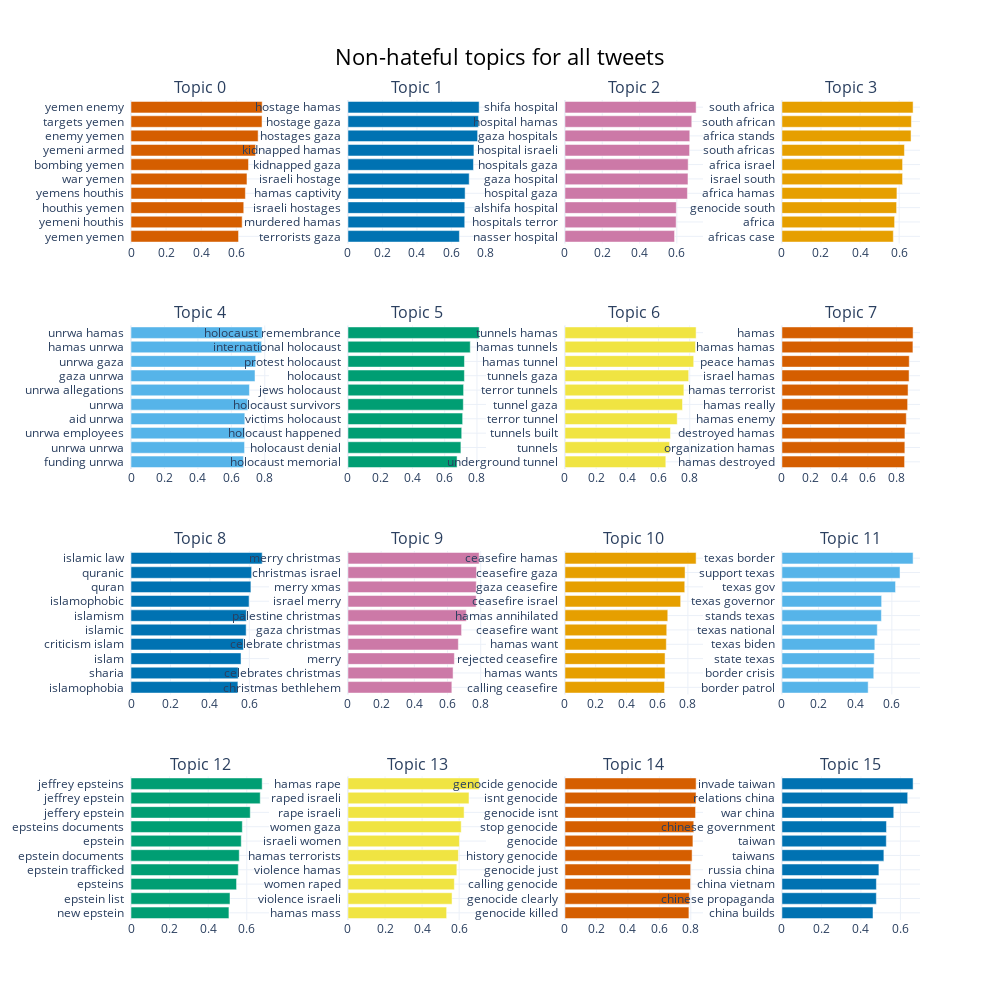

The cell this chart's notebook holds for it:
### Markdown cell above
For our last step, let's borrow some topic modelling from the previous notebook and check what's difference between topics than are discussed within hateful tweets and non-hateful tweets

### Code cell
df_nonhate= df[df["hate_all"]==0]
topic_model, topics, probs = bertopic_topic_modelling(df_nonhate.tweets.values)

### Figure 1 — Plotly figure (JSON) as saved in the notebook; plotly's stock layout.template omitted (floating-point values rounded to 4 significant figures)
{"data": [{"marker": {"color": "#D55E00"}, "orientation": "h", "type": "bar", "x": [0.6127, 0.6334, 0.6424, 0.6518, 0.6608, 0.6695, 0.7094, 0.7244, 0.7466, 0.7474], "xaxis": "x", "y": ["yemen yemen  ", "yemeni houthis  ", "houthis yemen  ", "yemens houthis  ", "war yemen  ", "bombing yemen  ", "yemeni armed  ", "enemy yemen  ", "targets yemen  ", "yemen enemy  "], "yaxis": "y"}, {"marker": {"color": "#0072B2"}, "orientation": "h", "type": "bar", "x": [0.6463, 0.6772, 0.6775, 0.6794, 0.7031, 0.7278, 0.7306, 0.7519, 0.7567, 0.7608], "xaxis": "x2", "y": ["terrorists gaza  ", "murdered hamas  ", "israeli hostages  ", "hamas captivity  ", "israeli hostage  ", "kidnapped gaza  ", "kidnapped hamas  ", "hostages gaza  ", "hostage gaza  ", "hostage hamas  "], "yaxis": "y2"}, {"marker": {"color": "#CC79A7"}, "orientation": "h", "type": "bar", "x": [0.5878, 0.5964, 0.5972, 0.6568, 0.6598, 0.6608, 0.6684, 0.6695, 0.6802, 0.7035], "xaxis": "x3", "y": ["nasser hospital  ", "hospitals terror  ", "alshifa hospital  ", "hospital gaza  ", "gaza hospital  ", "hospitals gaza  ", "hospital israeli  ", "gaza hospitals  ", "hospital hamas  ", "shifa hospital  "], "yaxis": "y3"}, {"marker": {"color": "#E69F00"}, "orientation": "h", "type": "bar", "x": [0.5702, 0.5768, 0.587, 0.5886, 0.6176, 0.6176, 0.6271, 0.6609, 0.6627, 0.6714], "xaxis": "x4", "y": ["africas case  ", "africa  ", "genocide south  ", "africa hamas  ", "israel south  ", "africa israel  ", "south africas  ", "africa stands  ", "south african  ", "south africa  "], "yaxis": "y4"}, {"marker": {"color": "#56B4E9"}, "orientation": "h", "type": "bar", "x": [0.6722, 0.679, 0.68, 0.6806, 0.6983, 0.7081, 0.7416, 0.7455, 0.781, 0.7843], "xaxis": "x5", "y": ["funding unrwa  ", "unrwa unrwa  ", "unrwa employees  ", "aid unrwa  ", "unrwa  ", "unrwa allegations  ", "gaza unrwa  ", "unrwa gaza  ", "hamas unrwa  ", "unrwa hamas  "], "yaxis": "y5"}, {"marker": {"color": "#009E73"}, "orientation": "h", "type": "bar", "x": [0.6767, 0.7004, 0.7055, 0.7113, 0.7154, 0.7172, 0.7222, 0.7225, 0.7585, 0.8136], "xaxis": "x6", "y": ["holocaust memorial  ", "holocaust denial  ", "holocaust happened  ", "victims holocaust  ", "holocaust survivors  ", "jews holocaust  ", "holocaust  ", "protest holocaust  ", "international holocaust  ", "holocaust remembrance  "], "yaxis": "y6"}, {"marker": {"color": "#F0E442"}, "orientation": "h", "type": "bar", "x": [0.6467, 0.6711, 0.6766, 0.72, 0.7538, 0.7627, 0.7934, 0.8256, 0.8373, 0.8411], "xaxis": "x7", "y": ["underground tunnel  ", "tunnels  ", "tunnels built  ", "terror tunnel  ", "tunnel gaza  ", "terror tunnels  ", "tunnels gaza  ", "hamas tunnel  ", "hamas tunnels  ", "tunnels hamas  "], "yaxis": "y7"}, {"marker": {"color": "#D55E00"}, "orientation": "h", "type": "bar", "x": [0.8564, 0.8583, 0.8589, 0.8683, 0.8776, 0.8807, 0.8878, 0.889, 0.9146, 0.9159], "xaxis": "x8", "y": ["hamas destroyed  ", "organization hamas  ", "destroyed hamas  ", "hamas enemy  ", "hamas really  ", "hamas terrorist  ", "israel hamas  ", "peace hamas  ", "hamas hamas  ", "hamas  "], "yaxis": "y8"}, {"marker": {"color": "#0072B2"}, "orientation": "h", "type": "bar", "x": [0.542, 0.5435, 0.5578, 0.5702, 0.5838, 0.5848, 0.5987, 0.6079, 0.6115, 0.6651], "xaxis": "x9", "y": ["islamophobia  ", "sharia  ", "islam  ", "criticism islam  ", "islamic  ", "islamism  ", "islamophobic  ", "quran  ", "quranic  ", "islamic law  "], "yaxis": "y9"}, {"marker": {"color": "#CC79A7"}, "orientation": "h", "type": "bar", "x": [0.6261, 0.6335, 0.6412, 0.6653, 0.6847, 0.713, 0.7725, 0.7732, 0.7745, 0.7906], "xaxis": "x10", "y": ["christmas bethlehem  ", "celebrates christmas  ", "merry  ", "celebrate christmas  ", "gaza christmas  ", "palestine christmas  ", "israel merry  ", "merry xmas  ", "christmas israel  ", "merry christmas  "], "yaxis": "y10"}, {"marker": {"color": "#E69F00"}, "orientation": "h", "type": "bar", "x": [0.6481, 0.6514, 0.6515, 0.6597, 0.6624, 0.6691, 0.753, 0.7797, 0.7816, 0.8536], "xaxis": "x11", "y": ["calling ceasefire  ", "hamas wants  ", "rejected ceasefire  ", "hamas want  ", "ceasefire want  ", "hamas annihilated  ", "ceasefire israel  ", "gaza ceasefire  ", "ceasefire gaza  ", "ceasefire hamas  "], "yaxis": "y11"}, {"marker": {"color": "#56B4E9"}, "orientation": "h", "type": "bar", "x": [0.4706, 0.5012, 0.5039, 0.507, 0.5204, 0.5429, 0.5442, 0.6201, 0.6445, 0.7159], "xaxis": "x12", "y": ["border patrol  ", "border crisis  ", "state texas  ", "texas biden  ", "texas national  ", "stands texas  ", "texas governor  ", "texas gov  ", "support texas  ", "texas border  "], "yaxis": "y12"}, {"marker": {"color": "#009E73"}, "orientation": "h", "type": "bar", "x": [0.5075, 0.513, 0.547, 0.5559, 0.561, 0.5713, 0.5768, 0.6179, 0.6696, 0.6797], "xaxis": "x13", "y": ["new epstein  ", "epstein list  ", "epsteins  ", "epstein trafficked  ", "epstein documents  ", "epstein  ", "epsteins documents  ", "jeffery epstein  ", "jeffrey epstein  ", "jeffrey epsteins  "], "yaxis": "y13"}, {"marker": {"color": "#F0E442"}, "orientation": "h", "type": "bar", "x": [0.5324, 0.5616, 0.574, 0.5874, 0.5957, 0.6014, 0.611, 0.6267, 0.6531, 0.7078], "xaxis": "x14", "y": ["hamas mass  ", "violence israeli  ", "women raped  ", "violence hamas  ", "hamas terrorists  ", "israeli women  ", "women gaza  ", "rape israeli  ", "raped israeli  ", "hamas rape  "], "yaxis": "y14"}, {"marker": {"color": "#D55E00"}, "orientation": "h", "type": "bar", "x": [0.788, 0.7905, 0.7984, 0.7993, 0.8082, 0.8134, 0.8187, 0.83, 0.8332, 0.8337], "xaxis": "x15", "y": ["genocide killed  ", "genocide clearly  ", "calling genocide  ", "genocide just  ", "history genocide  ", "genocide  ", "stop genocide  ", "genocide isnt  ", "isnt genocide  ", "genocide genocide  "], "yaxis": "y15"}, {"marker": {"color": "#0072B2"}, "orientation": "h", "type": "bar", "x": [0.4612, 0.4781, 0.4783, 0.491, 0.5162, 0.5285, 0.5294, 0.5662, 0.6368, 0.6642], "xaxis": "x16", "y": ["china builds  ", "chinese propaganda  ", "china vietnam  ", "russia china  ", "taiwans  ", "taiwan  ", "chinese government  ", "war china  ", "relations china  ", "invade taiwan  "], "yaxis": "y16"}], "layout": {"annotations": [{"font": {"size": 16}, "showarrow": false, "text": "Topic 0", "x": 0.0875, "xanchor": "center", "xref": "paper", "y": 1, "yanchor": "bottom", "yref": "paper"}, {"font": {"size": 16}, "showarrow": false, "text": "Topic 1", "x": 0.3625, "xanchor": "center", "xref": "paper", "y": 1, "yanchor": "bottom", "yref": "paper"}, {"font": {"size": 16}, "showarrow": false, "text": "Topic 2", "x": 0.6375, "xanchor": "center", "xref": "paper", "y": 1, "yanchor": "bottom", "yref": "paper"}, {"font": {"size": 16}, "showarrow": false, "text": "Topic 3", "x": 0.9125, "xanchor": "center", "xref": "paper", "y": 1, "yanchor": "bottom", "yref": "paper"}, {"font": {"size": 16}, "showarrow": false, "text": "Topic 4", "x": 0.0875, "xanchor": "center", "xref": "paper", "y": 0.725, "yanchor": "bottom", "yref": "paper"}, {"font": {"size": 16}, "showarrow": false, "text": "Topic 5", "x": 0.3625, "xanchor": "center", "xref": "paper", "y": 0.725, "yanchor": "bottom", "yref": "paper"}, {"font": {"size": 16}, "showarrow": false, "text": "Topic 6", "x": 0.6375, "xanchor": "center", "xref": "paper", "y": 0.725, "yanchor": "bottom", "yref": "paper"}, {"font": {"size": 16}, "showarrow": false, "text": "Topic 7", "x": 0.9125, "xanchor": "center", "xref": "paper", "y": 0.725, "yanchor": "bottom", "yref": "paper"}, {"font": {"size": 16}, "showarrow": false, "text": "Topic 8", "x": 0.0875, "xanchor": "center", "xref": "paper", "y": 0.45, "yanchor": "bottom", "yref": "paper"}, {"font": {"size": 16}, "showarrow": false, "text": "Topic 9", "x": 0.3625, "xanchor": "center", "xref": "paper", "y": 0.45, "yanchor": "bottom", "yref": "paper"}, {"font": {"size": 16}, "showarrow": false, "text": "Topic 10", "x": 0.6375, "xanchor": "center", "xref": "paper", "y": 0.45, "yanchor": "bottom", "yref": "paper"}, {"font": {"size": 16}, "showarrow": false, "text": "Topic 11", "x": 0.9125, "xanchor": "center", "xref": "paper", "y": 0.45, "yanchor": "bottom", "yref": "paper"}, {"font": {"size": 16}, "showarrow": false, "text": "Topic 12", "x": 0.0875, "xanchor": "center", "xref": "paper", "y": 0.175, "yanchor": "bottom", "yref": "paper"}, {"font": {"size": 16}, "showarrow": false, "text": "Topic 13", "x": 0.3625, "xanchor": "center", "xref": "paper", "y": 0.175, "yanchor": "bottom", "yref": "paper"}, {"font": {"size": 16}, "showarrow": false, "text": "Topic 14", "x": 0.6375, "xanchor": "center", "xref": "paper", "y": 0.175, "yanchor": "bottom", "yref": "paper"}, {"font": {"size": 16}, "showarrow": false, "text": "Topic 15", "x": 0.9125, "xanchor": "center", "xref": "paper", "y": 0.175, "yanchor": "bottom", "yref": "paper"}], "height": 1000, "hoverlabel": {"bgcolor": "white", "font": {"family": "Rockwell", "size": 16}}, "showlegend": false, "title": {"font": {"color": "Black", "size": 22}, "text": "Non-hateful topics for all tweets", "x": 0.5, "xanchor": "center", "yanchor": "top"}, "width": 1000, "xaxis": {"anchor": "y", "domain": [0, 0.175], "showgrid": true}, "xaxis10": {"anchor": "y10", "domain": [0.275, 0.45], "showgrid": true}, "xaxis11": {"anchor": "y11", "domain": [0.55, 0.725], "showgrid": true}, "xaxis12": {"anchor": "y12", "domain": [0.825, 1], "showgrid": true}, "xaxis13": {"anchor": "y13", "domain": [0, 0.175], "showgrid": true}, "xaxis14": {"anchor": "y14", "domain": [0.275, 0.45], "showgrid": true}, "xaxis15": {"anchor": "y15", "domain": [0.55, 0.725], "showgrid": true}, "xaxis16": {"anchor": "y16", "domain": [0.825, 1], "showgrid": true}, "xaxis2": {"anchor": "y2", "domain": [0.275, 0.45], "showgrid": true}, "xaxis3": {"anchor": "y3", "domain": [0.55, 0.725], "showgrid": true}, "xaxis4": {"anchor": "y4", "domain": [0.825, 1], "showgrid": true}, "xaxis5": {"anchor": "y5", "domain": [0, 0.175], "showgrid": true}, "xaxis6": {"anchor": "y6", "domain": [0.275, 0.45], "showgrid": true}, "xaxis7": {"anchor": "y7", "domain": [0.55, 0.725], "showgrid": true}, "xaxis8": {"anchor": "y8", "domain": [0.825, 1], "showgrid": true}, "xaxis9": {"anchor": "y9", "domain": [0, 0.175], "showgrid": true}, "yaxis": {"anchor": "x", "domain": [0.825, 1], "showgrid": true}, "yaxis10": {"anchor": "x10", "domain": [0.275, 0.45], "showgrid": true}, "yaxis11": {"anchor": "x11", "domain": [0.275, 0.45], "showgrid": true}, "yaxis12": {"anchor": "x12", "domain": [0.275, 0.45], "showgrid": true}, "yaxis13": {"anchor": "x13", "domain": [0, 0.175], "showgrid": true}, "yaxis14": {"anchor": "x14", "domain": [0, 0.175], "showgrid": true}, "yaxis15": {"anchor": "x15", "domain": [0, 0.175], "showgrid": true}, "yaxis16": {"anchor": "x16", "domain": [0, 0.175], "showgrid": true}, "yaxis2": {"anchor": "x2", "domain": [0.825, 1], "showgrid": true}, "yaxis3": {"anchor": "x3", "domain": [0.825, 1], "showgrid": true}, "yaxis4": {"anchor": "x4", "domain": [0.825, 1], "showgrid": true}, "yaxis5": {"anchor": "x5", "domain": [0.55, 0.725], "showgrid": true}, "yaxis6": {"anchor": "x6", "domain": [0.55, 0.725], "showgrid": true}, "yaxis7": {"anchor": "x7", "domain": [0.55, 0.725], "showgrid": true}, "yaxis8": {"anchor": "x8", "domain": [0.55, 0.725], "showgrid": true}, "yaxis9": {"anchor": "x9", "domain": [0.275, 0.45], "showgrid": true}}}
